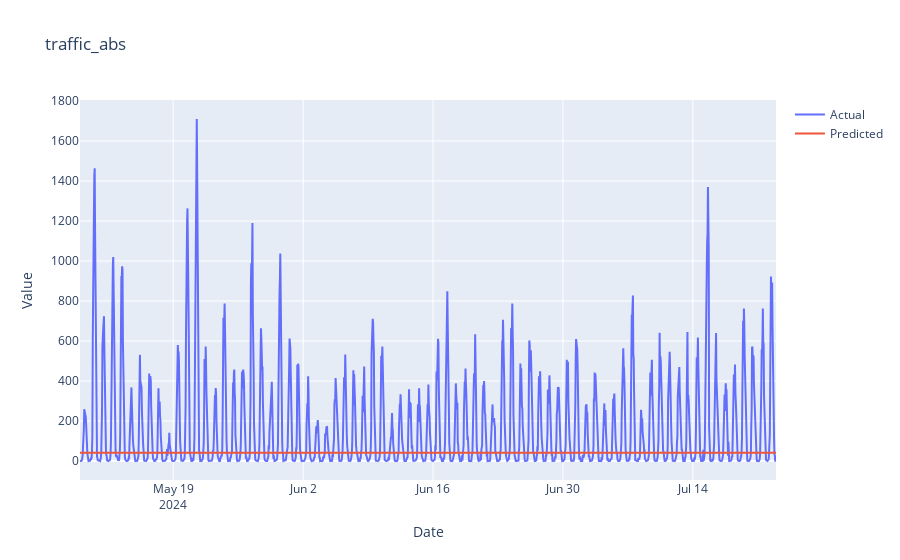
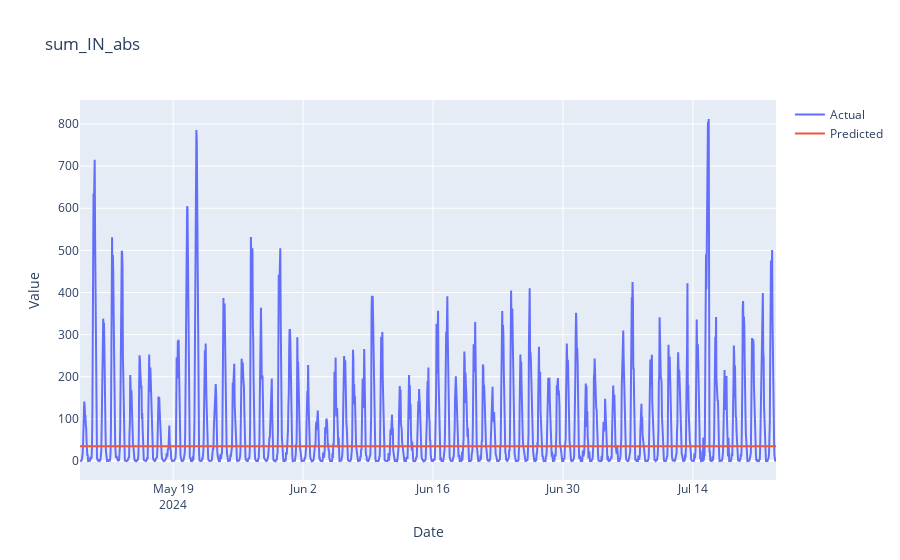
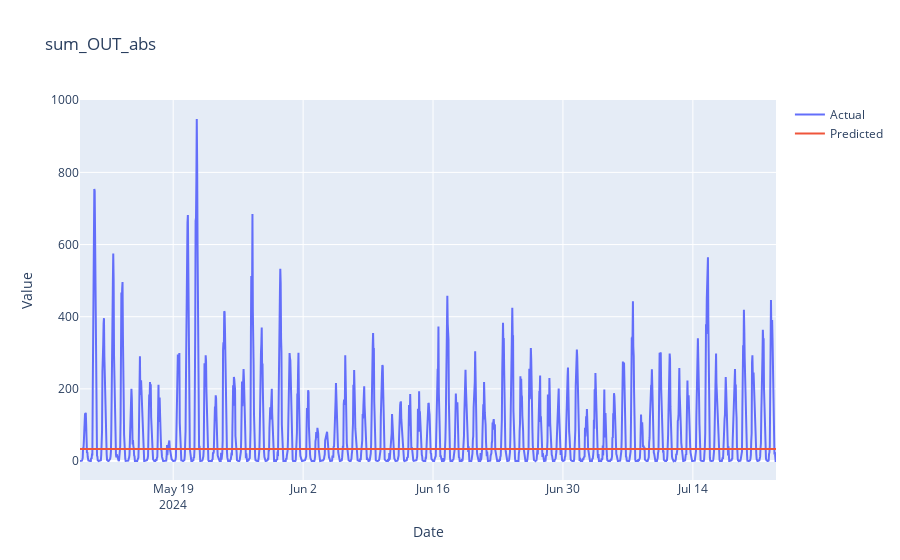
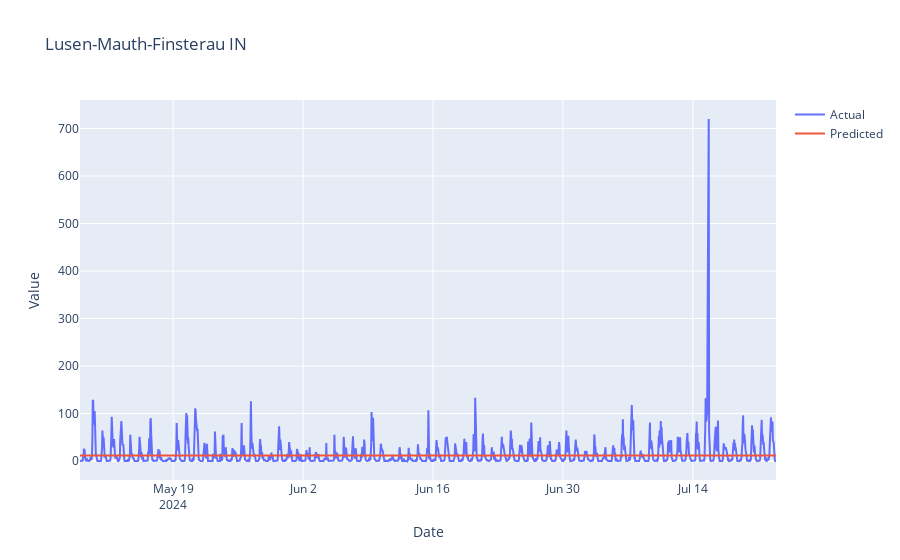

Write notebook code for charts like these, in order.
### Code cell
# Plot actual vs predicted values
plot_actual_vs_predicted(y_eval_df, y_pred_df, target_vars, date_index)

### Figure 1 — Plotly figure (JSON) as saved in the notebook; plotly's stock layout.template omitted (floating-point values rounded to 4 significant figures; data arrays with more than 128 entries replaced by an {"elided": "..."} marker saying what was removed)
{"data": [{"mode": "lines", "name": "Actual", "type": "scatter", "x": {"elided": "1801 str values"}, "y": {"elided": "1801 int values"}}, {"mode": "lines", "name": "Predicted", "type": "scatter", "x": {"elided": "1801 str values"}, "y": {"elided": "1801 float values"}}], "layout": {"title": {"text": "traffic_abs"}, "xaxis": {"title": {"text": "Date"}}, "yaxis": {"title": {"text": "Value"}}}}

### Figure 2 — Plotly figure (JSON) as saved in the notebook; plotly's stock layout.template omitted (floating-point values rounded to 4 significant figures; data arrays with more than 128 entries replaced by an {"elided": "..."} marker saying what was removed)
{"data": [{"mode": "lines", "name": "Actual", "type": "scatter", "x": {"elided": "1801 str values"}, "y": {"elided": "1801 int values"}}, {"mode": "lines", "name": "Predicted", "type": "scatter", "x": {"elided": "1801 str values"}, "y": {"elided": "1801 float values"}}], "layout": {"title": {"text": "sum_IN_abs"}, "xaxis": {"title": {"text": "Date"}}, "yaxis": {"title": {"text": "Value"}}}}

### Figure 3 — Plotly figure (JSON) as saved in the notebook; plotly's stock layout.template omitted (floating-point values rounded to 4 significant figures; data arrays with more than 128 entries replaced by an {"elided": "..."} marker saying what was removed)
{"data": [{"mode": "lines", "name": "Actual", "type": "scatter", "x": {"elided": "1801 str values"}, "y": {"elided": "1801 int values"}}, {"mode": "lines", "name": "Predicted", "type": "scatter", "x": {"elided": "1801 str values"}, "y": {"elided": "1801 float values"}}], "layout": {"title": {"text": "sum_OUT_abs"}, "xaxis": {"title": {"text": "Date"}}, "yaxis": {"title": {"text": "Value"}}}}

### Figure 4 — Plotly figure (JSON) as saved in the notebook; plotly's stock layout.template omitted (floating-point values rounded to 4 significant figures; data arrays with more than 128 entries replaced by an {"elided": "..."} marker saying what was removed)
{"data": [{"mode": "lines", "name": "Actual", "type": "scatter", "x": {"elided": "1801 str values"}, "y": {"elided": "1801 int values"}}, {"mode": "lines", "name": "Predicted", "type": "scatter", "x": {"elided": "1801 str values"}, "y": {"elided": "1801 float values"}}], "layout": {"title": {"text": "Lusen-Mauth-Finsterau IN"}, "xaxis": {"title": {"text": "Date"}}, "yaxis": {"title": {"text": "Value"}}}}
